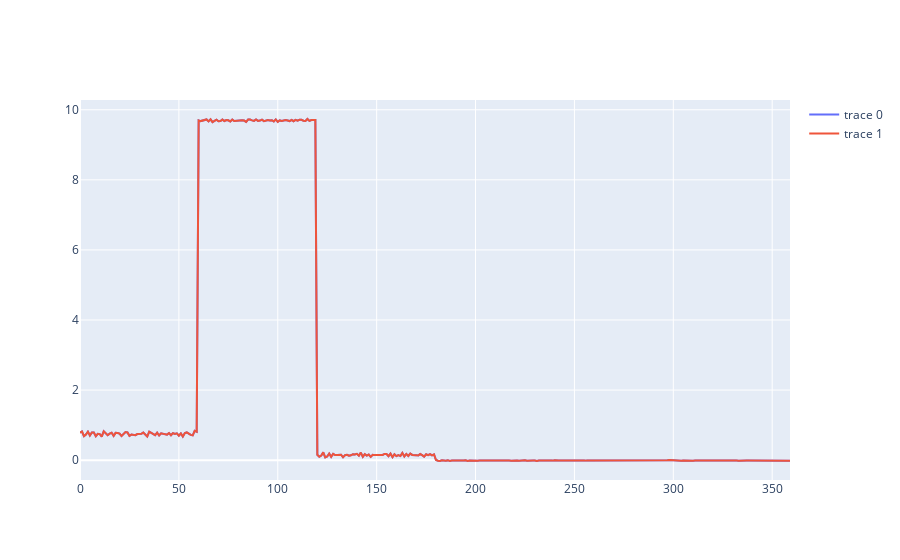

This figure's notebook cell:
### Code cell
fig = go.Figure()
fig.add_trace(go.Scatter(y=semgravidade[1310,:360], mode='lines'))
fig.add_trace(go.Scatter(y=comgravidade[1310,:360], mode='lines'))

### Figure 1 — Plotly figure (JSON) as saved in the notebook; plotly's stock layout.template omitted (floating-point values rounded to 4 significant figures; data arrays with more than 128 entries replaced by an {"elided": "..."} marker saying what was removed)
{"data": [{"mode": "lines", "type": "scatter", "y": {"elided": "360 float values"}}, {"mode": "lines", "type": "scatter", "y": {"elided": "360 float values"}}], "layout": {}}
